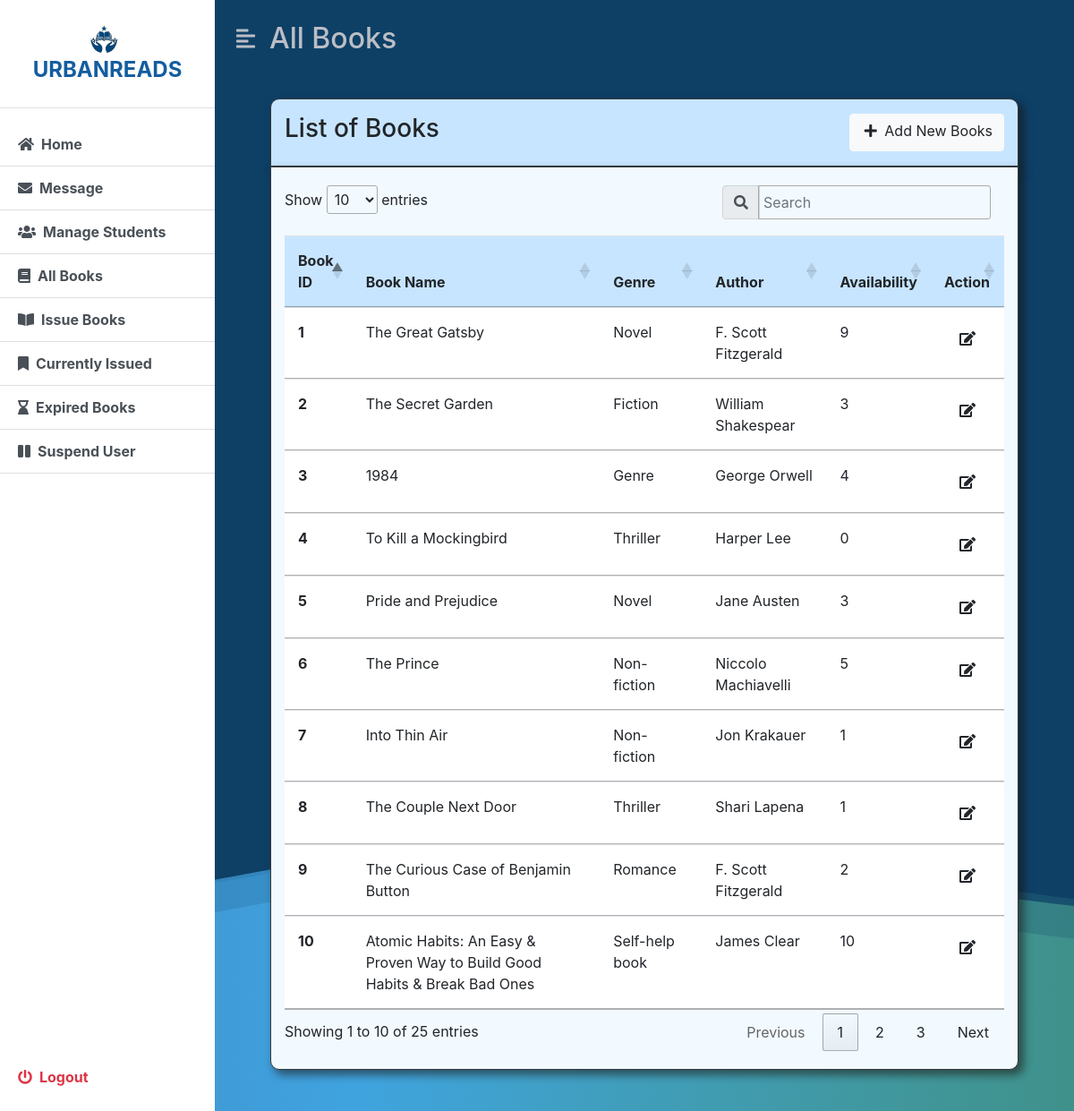
The app's page /admin/allBooks.php (signed in), older data.
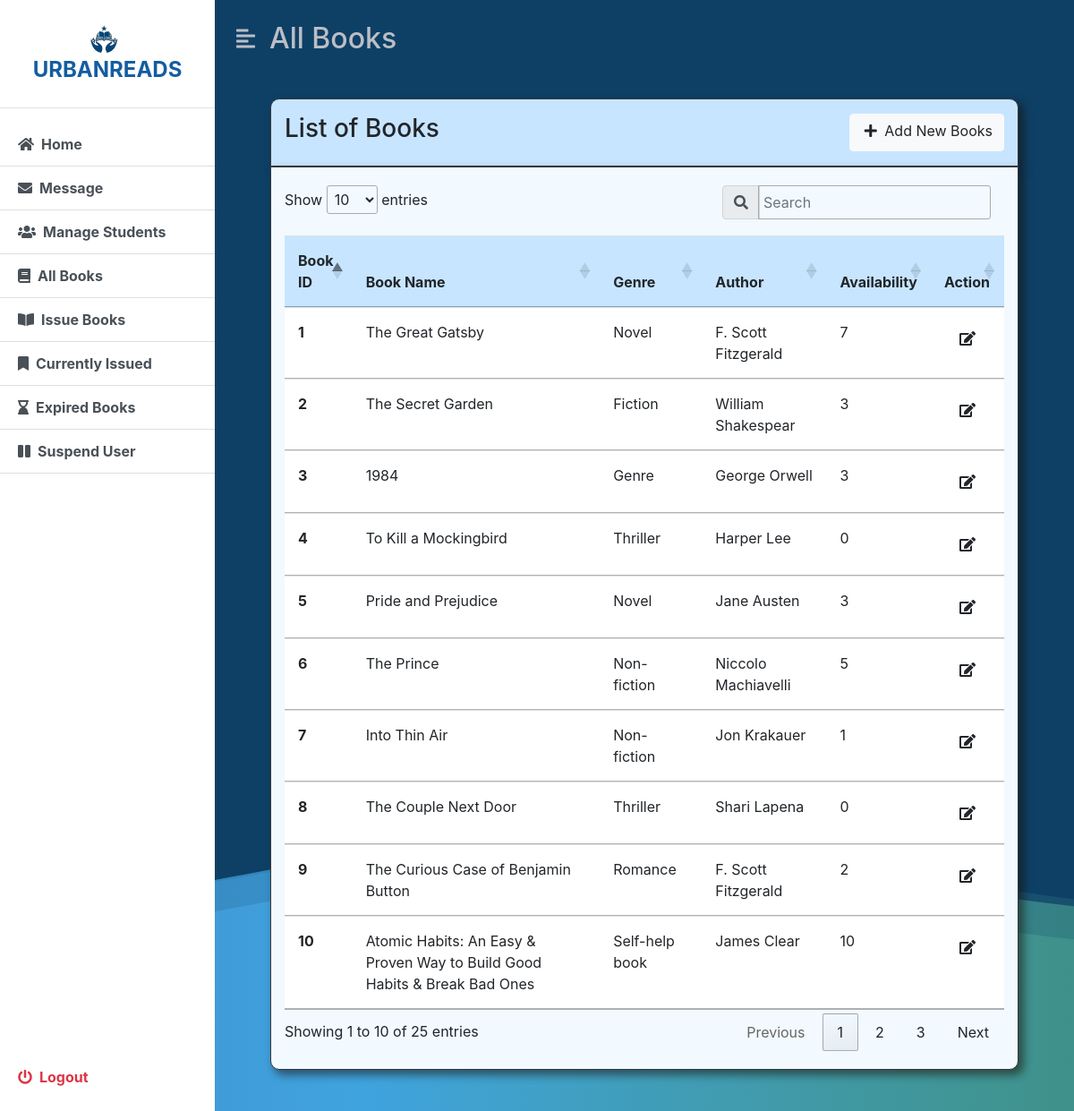
The same page, newer data.
### tables this page shows
CREATE TABLE `books` (
  `book_id` int(11) NOT NULL,
  `title` varchar(100) NOT NULL,
  `author` varchar(50) NOT NULL,
  `genre` varchar(30) NOT NULL,
  `ISBN` varchar(16) NOT NULL,
  `summary` text NOT NULL,
  `copies` int(5) NOT NULL,
  `file_name` varchar(255) NOT NULL
);

### admin/allBooks.php (the view, shortened to what this page needs)
<?php
include('../dbconfig.php');
?>
<!DOCTYPE html>
<html lang="en">
<head>
    <link rel="stylesheet" href="includes/style.css">
    <link rel="stylesheet" href="Bootsrap\css\bootstrap.min.css">
    <link rel="stylesheet" href="https://cdnjs.cloudflare.com/ajax/libs/font-awesome/5.15.3/css/all.min.css" />
    <link rel="stylesheet" href="https://cdn.datatables.net/1.13.6/css/jquery.dataTables.min.css">
    <link rel="stylesheet" href="https://maxcdn.bootstrapcdn.com/bootstrap/4.5.2/css/bootstrap.min.css">
</head>
<body>
    <div class="background-container">
        <div class="d-flex" id="wrapper">
            <?php include('includes/sidebar.php'); ?>
            <div id="page-content-wrapper" class="scrollable-content">
                <nav class="navbar navbar-expand-lg navbar-light bg-transparent py-4 px-4">
                    <div class="d-flex align-items-center">
                        <i class="fas fa-align-left second-text fs-4 me-3" id="menu-toggle"></i>
                        <h2 class="fs-2 m-0 second-text">All Books</h2>
                    </div>
                </nav>
                <div class="container-fluid px-4">
                    <form action="" method="post" class="post">
                    <br>
                        <div class="container col-md-11 top border border-dark">
                            <div class="d-flex justify-content-between my-3">
                                <h3>List of Books</h3>
                                <div class="d-flex">
                                    <a href="addBook.php" class="btn btn-light"><i class="fa fa-plus mx-1"></i> Add New Books</a>
                                </div>
                            </div>
                        </div>
                        <div class="container col-md-11 main border border-dark">
                            <table class="table table-bordered-dark" id="tbl-books">
                                <thead>
                                    <tr>
                                        <th>Book ID</th>
                                        <th>Book Name</th>
                                        <th>Genre</th>
                                        <th>Author</th>
                                        <th>Availability</th>
                                        <th>Action</th>
                                    </tr>
                                </thead>
                                <tbody>
                                <?php
                                  try {
                                            $displayBook = "SELECT * FROM books";
                                            $stmt = $pdo->prepare($displayBook);
                                            $stmt->execute();
                                            $rows = $stmt->fetchAll(PDO::FETCH_OBJ);
                                            if($stmt->rowCount() > 0){
                                            foreach ($rows as $row) {
                                            $id = $row->book_id;
                                            $title = $row->title;
                                            $author = $row->author;
                                            $genre = $row->genre;
                                            $copies = $row->copies;
                                    echo '<tr>
                                        <th>'. $id .'</th>
                                        <td> '. $title .'</td>
                                        <td>'. $genre .'</td>
                                        <td>'. $author .' </td>
                                        <td>'. $copies .'</td>
                                        <td>
                                            <a href="updateBook.php?id='. $id .'" class="btn mx-auto" data-toggle="tooltip" title="Update Book Information">
                                                <i class="fa fa-edit mx-1"></i>
                                            </a>
                                        </td>
                                    </tr>';
                                        }
                                        }else{
                                                echo "<script> alert('There is no available book at the moment')";
                                            }
                                        } catch (Throwable $th) {
                                            throw $th;
                                        }
                                ?>
                                </tbody>
                            </table>
                        </div>
                    </form>
                    <br>
                    <br>
                </div>
            </div>
        </div>
    </div>
    <link href="https://maxcdn.bootstrapcdn.com/bootstrap/4.5.2/css/bootstrap.min.css" rel="stylesheet">
</body>
</html>

Row changes from the older to the newer data that the page shows:
changed books "The Great Gatsby": copies "9" → "7"
changed books "Genre": copies "4" → "3"
changed books "The Couple Next Door": copies "1" → "0"
